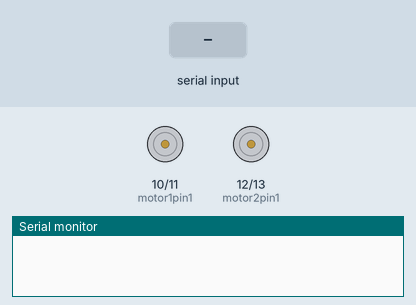
This sketch was run on a simulated Arduino Uno, built with avr-gcc and run on an emulated ATmega328P. On the bench: motor-driver pin pairs drawn as motors (green arrow = first pin HIGH = forward, orange = second pin HIGH = backward, longer = more drive), the last lines printed to the serial monitor. The inputs (shaded band) are chosen by the test bench.

Above: at 1.2 s.
1.3 s: "1\n" received over Serial
At 1.7 s:
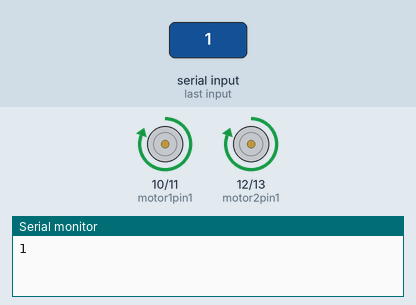
4.3 s: "0\n" received over Serial
7.3 s: "2\n" received over Serial
At 13.7 s:
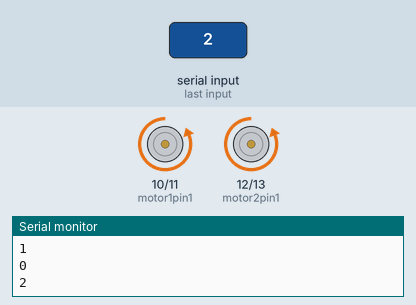
Timing chart, 0 to 14.8 s (numbered marks = the images above; inputs shaded):
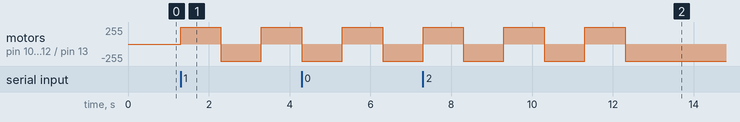

The sketch:

Final_Code.ino
```cpp
char data = 0;           //Variable for storing received data
int motor1pin1 = 10;
int motor1pin2 = 11;

int motor2pin1 = 12;
int motor2pin2 = 13;

void setup()
{
    Serial.begin(9600);  //Sets the data rate in bits per second (baud) for serial data transmission
    pinMode(13, OUTPUT); //Sets digital pin 13 as output pin

    // put your setup code here, to run once:
  pinMode(motor1pin1, OUTPUT);
  pinMode(motor1pin2, OUTPUT);
  pinMode(motor2pin1, OUTPUT);
  pinMode(motor2pin2, OUTPUT);
}

void loop()
{
    if(Serial.available() > 0)       // Send data only when you receive data:
    {
        data = Serial.read();        //Read the incoming data and store it into variable data
        Serial.print(data);          //Print Value inside data in Serial monitor
        Serial.print("\n");          //New line
        if(data == '1')              //Checks whether value of data is equal to 1
            digitalWrite(13, HIGH);  //If value is 1 then LED turns ON
        else if(data == '0')         //Checks whether value of data is equal to 0
            digitalWrite(13, LOW);   //If value is 0 then LED turns OFF

       digitalWrite(motor1pin1, HIGH);
       digitalWrite(motor1pin2, LOW);

       digitalWrite(motor2pin1, HIGH);
       digitalWrite(motor2pin2, LOW);
       delay(1000);

       digitalWrite(motor1pin1, LOW);
       digitalWrite(motor1pin2, HIGH);

       digitalWrite(motor2pin1, LOW);
       digitalWrite(motor2pin2, HIGH);
       delay(1000);

    }
}
```

Measured:
- after the input at 1.3 s, motor on pin 10 (motor1pin1) / pin 11 (motor1pin2), motor on pin 12 (motor2pin1) / pin 13 (motor2pin2): stopped → forward 255/255 at once, → backward 255/255 1.0 s later, → forward 255/255 1.0 s later
